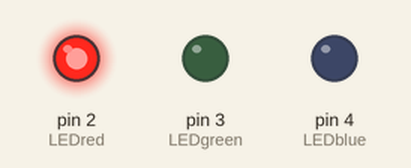
This sketch was run on a simulated Arduino Uno, built with avr-gcc and run on an emulated ATmega328P. On the bench: output pins drawn as LEDs (lit = HIGH).

Above: at 0.1 s.
At 0.9 s:
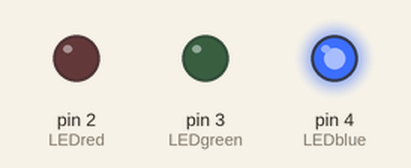
At 1.7 s:
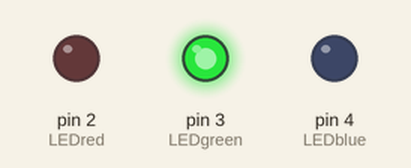
At 2.7 s:
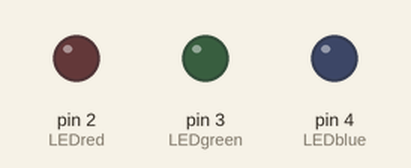
Timing chart, 0 to 3.0 s (numbered marks = the images above):
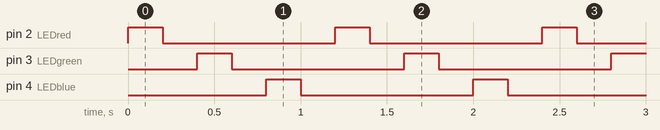

Measured:
- by itself, pin 2 (LEDred), pin 3 (LEDgreen), pin 4 (LEDblue): alternates HIGH for 0.20 s and LOW for 1.0 s
- by itself, everything shown: repeats every 1.2 s, in 6 steps

The sketch:

HATV2_Test.ino
```cpp
/*
Hat V2 Test code

currently just flashes the red, green and blue LED's in sequence
*/
int LEDred = 2;
int LEDgreen = 3;
int LEDblue = 4;
int pause = 200; // pause time in Ms

// the setup function runs once when you press reset or power the board
void setup() {
  // initialize digital pin LED_BUILTIN as an output.
  pinMode(LEDred, OUTPUT);
  pinMode(LEDgreen, OUTPUT);
  pinMode(LEDblue, OUTPUT);
}

// the loop function runs over and over again forever
void loop() {
  // First the red LED
  digitalWrite(LEDred, HIGH);   // turn the RED LED on (HIGH is the voltage level)
  delay(pause);                       // wait for a second
  digitalWrite(LEDred, LOW);    // turn the RED LED off by making the voltage LOW
  delay(pause);                       // wait for a second
  // Now the green LED
  digitalWrite(LEDgreen, HIGH);   // turn the RED LED on (HIGH is the voltage level)
  delay(pause);                       // wait for a second
  digitalWrite(LEDgreen, LOW);    // turn the RED LED off by making the voltage LOW
  delay(pause);                       // wait for a second
  // finally the blue LED
  digitalWrite(LEDblue, HIGH);   // turn the RED LED on (HIGH is the voltage level)
  delay(pause);                       // wait for a second
  digitalWrite(LEDblue, LOW);    // turn the RED LED off by making the voltage LOW
  delay(pause);                       // wait for a second
}
```
